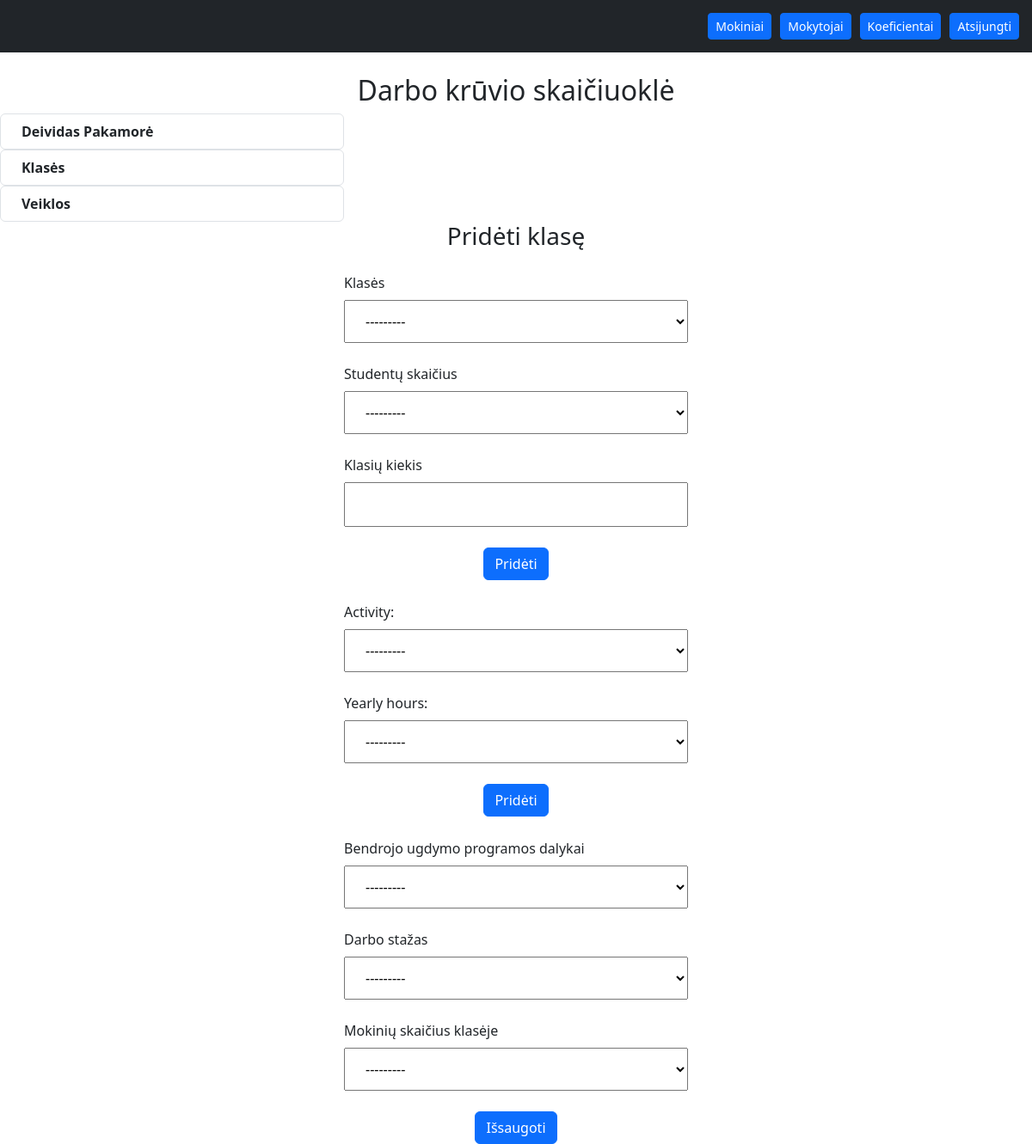
The app's page /workload/create/2/, older data.
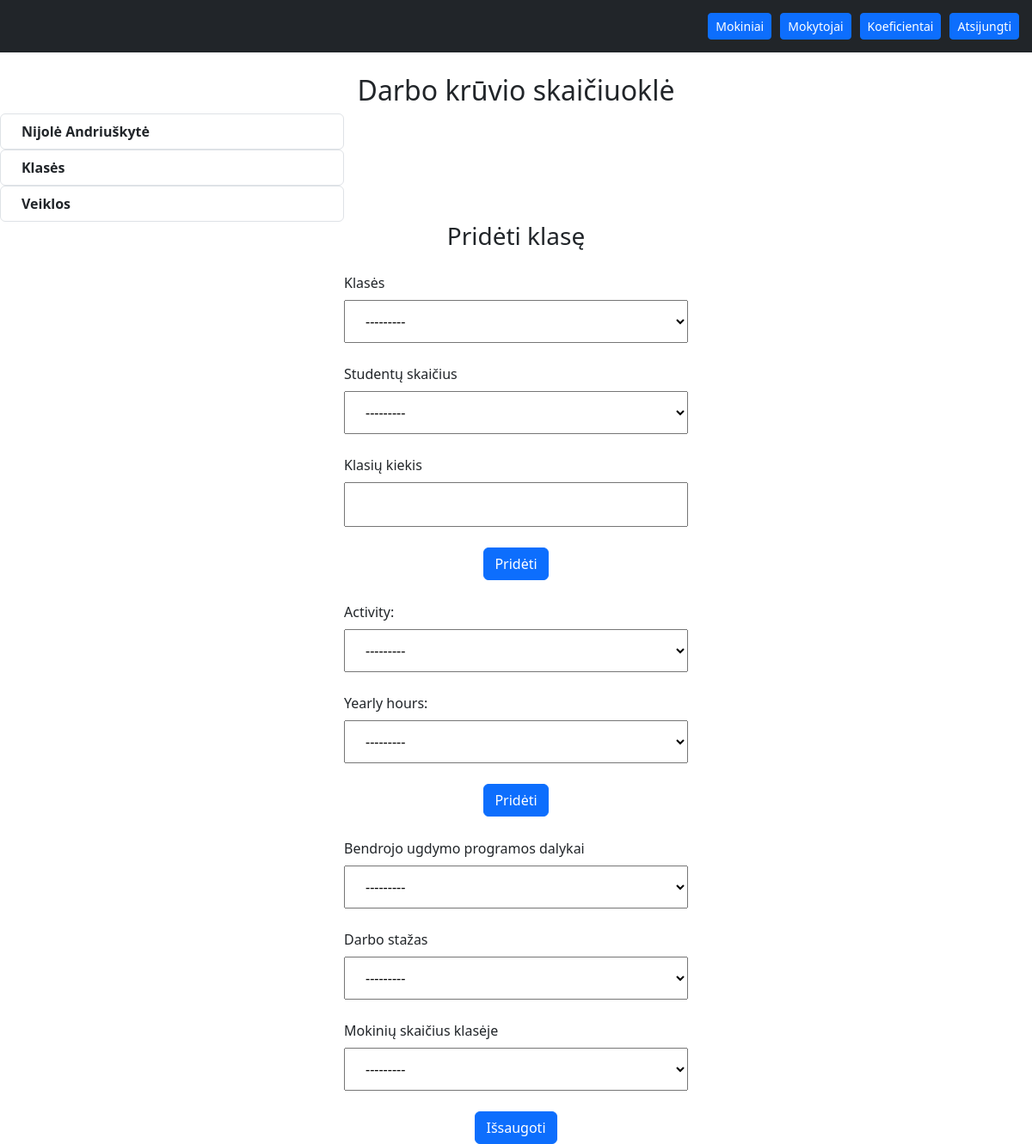
The same page, newer data.
### employees/models.py (models this page shows, shortened)
class Teacher(models.Model):
    first_name = models.CharField(max_length=30)
    last_name = models.CharField(max_length=30)
    birth_date = models.CharField(max_length=30, blank=True)
    phone_number = models.CharField(max_length=30, blank=True)
    email = models.CharField(max_length=100, blank=True)
    home_address = models.CharField(max_length=255, blank=True)
    koefficient = models.ForeignKey(Koefficient, null=True, blank=True, on_delete=models.SET_NULL)
    date_created = models.DateTimeField(auto_now_add=True)
    date_modified = models.DateTimeField(auto_now=True)

### workload_calculator/views.py (the view, shortened to what this page needs)
# urls.py: path('create/<int:teacher_id>/', WorkloadCreateView.as_view(), name='workload-create'),
class WorkloadCreateView(CreateView):
    model = Workload
    template_name = 'workload-create.html'
    form_class = WorkloadCreateForm
    success_url = '/employees/'
    def get_context_data(self, **kwargs):
        context = super().get_context_data(**kwargs)
        teacher_id = self.kwargs.get('teacher_id')
        teacher = get_object_or_404(Teacher, id=teacher_id)
        context['teacher'] = teacher
        context['contact_classes_form'] = ContactClassesCreateForm()
        context['yearly_hours_form'] = YearlyHoursForm()
        return context

### workload_calculator/views.py
class WorkloadCreateForm(ModelForm):
    def __init__(self, *args, **kwargs):
        kwargs.setdefault('label_suffix', '')
        super(WorkloadCreateForm, self).__init__(*args, **kwargs)
    class Meta:
        model = ContactlessHourPercent
        fields = ['teaching_subject', 'work_experience_period', 'student_count']
        labels = {
            'teaching_subject': 'Bendrojo ugdymo programos dalykai',
            'work_experience_period': 'Darbo stažas',
            'student_count': 'Mokinių skaičius klasėje',
        }

class ContactClassesCreateForm(ModelForm):
    def __init__(self, *args, **kwargs):
        kwargs.setdefault('label_suffix', '')
        super(ContactClassesCreateForm, self).__init__(*args, **kwargs)
    class Meta:
        model = ContactClasses
        fields = ['grade_range', 'student_count_range', 'classes_count']
        labels = {
            'grade_range': 'Klasės',
            'student_count_range': 'Studentų skaičius',
            'classes_count': 'Klasių kiekis',
        }

### activities/models.py (called while the page is built)
    def __str__(self) -> str:
        return self.name

### workload_calculator/templates/workload-create.html (shortened to what this page needs)
{% extends 'layout.html' %}
{% load static %}
{% block content %}
  <div class="main-wrapper">
    <h2 style="text-align: center; margin-top: 25px;">Darbo krūvio skaičiuoklė</h2>
    <div class="teacher-information" style="position: sticky; max-width: 400px; top: 0;">
      <ol class="list-group list-group">
        <li class="list-group-item d-flex justify-content-between align-items-start">
          <div class="ms-2 me-auto">
            <div class="fw-bold">{{ teacher.first_name }} {{ teacher.last_name }}</div>
          </div>
        </li>
      </ol>
      <ol class="list-group list-group">
        <li class="list-group-item d-flex justify-content-between align-items-start">
          <div id="class-list-wrapper" class="ms-2 me-auto">
            <div class="fw-bold">Klasės</div>
          </div>
        </li>
      </ol>
      <ol class="list-group list-group">
        <li class="list-group-item d-flex justify-content-between align-items-start">
          <div id="activity-list-wrapper" class="ms-2 me-auto">
            <div class="fw-bold">Veiklos</div>
          </div>
        </li>
      </ol>
    </div>
    <div class="class-form-position-wrapper">
      <h3 style="text-align: center;">Pridėti klasę</h3>
      <form style="max-width: 400px; margin: 25px auto 0 auto;" class="form-group" method="post">
        {{ contact_classes_form.as_p }}
        <div style="width: 100%; text-align: center;">
          <button class="btn btn-primary" type="submit">Pridėti</button>
        </div>
      </form>
    </div>
    <div class="yearly-hours-form-position-wrapper">
      <form style="max-width: 400px; margin: 25px auto 0 auto;" class="form-group" method="post">
        {{ yearly_hours_form.as_p }}
        <div style="width: 100%; text-align: center;">
          <button class="btn btn-primary" type="submit">Pridėti</button>
        </div>
      </form>
    </div>
    <form style="max-width: 400px; margin: 25px auto 0 auto;" class="form-group" method="post">
      {{ form.as_p }}
      <div style="width: 100%; text-align: center;">
        <button class="btn btn-primary" type="submit">Išsaugoti</button>
      </div>
    </form>
  </div>
{% endblock %}

Row changes from the older to the newer data that the page shows:
changed Teacher: first_name "Deividas" → "Nijolė"; last_name "Pakamorė" → "Andriuškytė"
